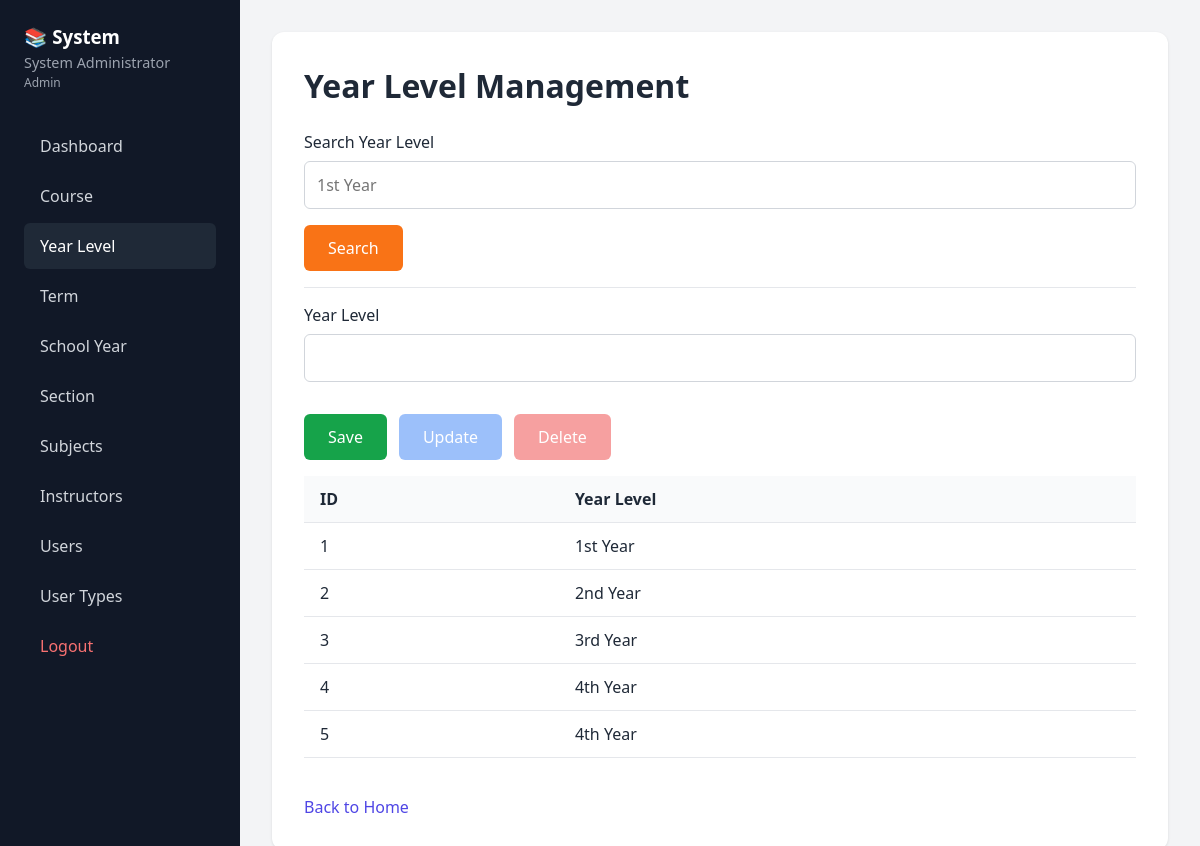
/year_level.php (signed in), run on the app's committed database.
### tables this page shows
CREATE TABLE `tbl_yearlevel` (
  `ID` int(11) NOT NULL,
  `YEARLEVEL` varchar(50) NOT NULL,
  `SAVED_BY` int(11) NOT NULL DEFAULT 0
);

### year_level.php (the view, shortened to what this page needs)
<?php
require 'header.php';
$message = ""; $id = $yearlevel = "";
?>
<div class="page-card">
    <h1>Year Level Management</h1>
    <form method="POST">
        <label>Search Year Level</label>
        <input type="text" name="search_yearlevel" class="form-input" placeholder="1st Year">
        <button type="submit" name="btn_search" class="btn-orange">Search</button>
        <hr>
    </form>
    <form method="POST">
        <label>Year Level</label>
        <input type="text" name="yearlevel" value="<?= htmlspecialchars($yearlevel) ?>" class="form-input" required>
        <div class="btn-row">
            <button type="submit" name="btn_save" class="btn-green">Save</button>
            <button type="submit" name="btn_update" class="btn-blue" <?= $id && canManage() ? '' : 'disabled' ?>>Update</button>
            <button type="submit" name="btn_delete" class="btn-red" <?= $id && canManage() ? '' : 'disabled' ?> onclick="return confirm('Delete?')">Delete</button>
        </div>
    </form>
    <table class="data-table">
        <thead><tr><th>ID</th><th>Year Level</th></tr></thead>
        <tbody>
            <?php $r = $conn->query("SELECT * FROM `tbl_yearlevel` ORDER BY `ID`");
            while($row = $r->fetch_assoc()): ?>
            <tr><td><?= $row['ID'] ?></td><td><?= htmlspecialchars($row['YEARLEVEL']) ?></td></tr>
            <?php endwhile; ?>
        </tbody>
    </table>
    <br><a href="index.php" class="back-btn">Back to Home</a>
</div>
<?php require 'footer.php'; ?>

### style.css (style rules this page uses)
* { box-sizing: border-box; margin: 0; padding: 0; font-family: system-ui, sans-serif; }
body { background: #f3f4f6; color: #1f2937; }
.page-card { background: white; border-radius: 12px; padding: 2rem; box-shadow: 0 1px 3px rgba(0,0,0,0.1); margin-bottom: 1.5rem; }
.page-card h1 { margin-bottom: 1.5rem; }
.form-input { width: 100%; padding: 0.75rem; margin: 0.5rem 0 1rem; border: 1px solid #d1d5db; border-radius: 6px; font-size: 1rem; }
.btn-row { display: flex; gap: 0.75rem; margin: 1rem 0; flex-wrap: wrap; }
.btn-green { background: #16a34a; color: white; border: none; padding: 0.75rem 1.5rem; border-radius: 6px; cursor: pointer; font-size: 1rem; }
.btn-blue { background: #3b82f6; color: white; border: none; padding: 0.75rem 1.5rem; border-radius: 6px; cursor: pointer; font-size: 1rem; }
.btn-red { background: #ef4444; color: white; border: none; padding: 0.75rem 1.5rem; border-radius: 6px; cursor: pointer; font-size: 1rem; }
.btn-orange { background: #f97316; color: white; border: none; padding: 0.75rem 1.5rem; border-radius: 6px; cursor: pointer; font-size: 1rem; }
.btn-green:disabled, .btn-blue:disabled, .btn-red:disabled { opacity: 0.5; cursor: not-allowed; }
table { width: 100%; border-collapse: collapse; margin-top: 1rem; }
th, td { padding: 0.75rem 1rem; text-align: left; border-bottom: 1px solid #e5e7eb; }
th { background: #f9fafb; font-weight: 600; }
.back-btn { display: inline-block; color: #4f46e5; text-decoration: none; margin-top: 1rem; }
hr { border: none; border-top: 1px solid #e5e7eb; margin: 1rem 0; }

### data on the page
tbl_yearlevel: ID "1", YEARLEVEL "1st Year"
tbl_yearlevel: ID "2", YEARLEVEL "2nd Year"
tbl_yearlevel: ID "3", YEARLEVEL "3rd Year"
tbl_yearlevel: ID "4", YEARLEVEL "4th Year"
tbl_yearlevel: ID "5", YEARLEVEL "4th Year"

### other printed values
$_SESSION['fullname'] "System Administrator"
$usertype "Admin"
